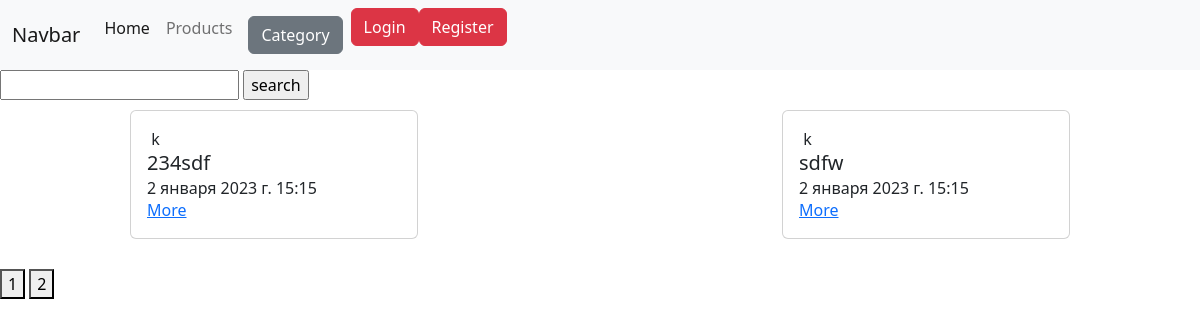
The app's page /products/?page=2, older data.
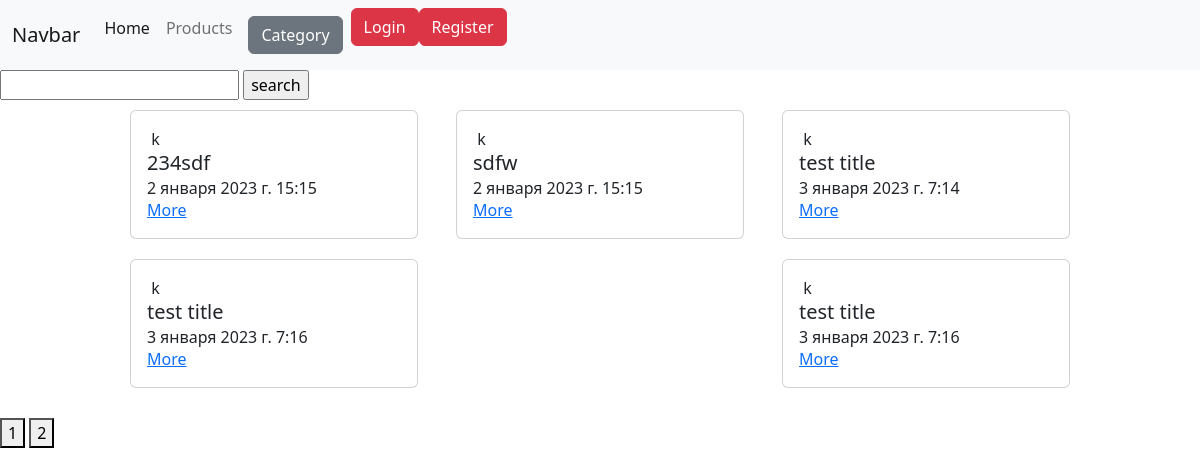
The same page, newer data.
### products/models.py (models this page shows)
class Products(models.Model):
    author = models.ForeignKey(User, on_delete=models.CASCADE, null=True)
    image = models.ImageField(blank=True)
    title = models.CharField(max_length=255)
    description = models.TextField()
    created_date = models.DateTimeField(auto_now=True)
    rate = models.FloatField()
    category = models.ManyToManyField(Category)

### products/views.py (the view, shortened to what this page needs)
# urls.py: path('products/', ProductsCBV.as_view()),
class ProductsCBV(ListView):
    queryset = Products.objects.all()
    template_name = 'products/products.html'
    def get(self, request, **kwargs):
        products = Products.objects.all()
        category_id = request.GET.get('category_id', None)
        search = request.GET.get('search')
        page = int(request.GET.get('page', 1))
        if category_id:
            products = products.filter(category__in=[category_id])
        if search:
            products = products.filter(title__icontains=search)
        max_page = products.__len__() / PAGINATION_LIMIT
        if round(max_page) < max_page:
            max_page = round(max_page) + 1
        print(max_page)
        products = products[PAGINATION_LIMIT * (page - 1):PAGINATION_LIMIT * page]
        return render(request, 'products/products.html', context={
            'products': products,
            'user': get_user_from_request(request),
            'maх_page': range(1, round(max_page) + 1)
        })

### users/utils.py (called while the page is built)
def get_user_from_request(request):
    if request.user.is_anonymous:
        return None
    else:
        return request.user

### templates/products/products.html (shortened to what this page needs)
{% extends 'layouts/index.html' %}
{% block content %}
    <div class="search">
        <form action="/products/" method="get">
            <input type="text" name="search">
            <input type="submit" value="search">
        </form>
    </div>
    <div class="products">
        {% for product in products %}
            <div class="card" style="width: 18rem;">
                <div class="card-body">
                    k
                    <h5 class="card-title">{{ product.title }}</h5>
                    <h6 class="card-subtitle">{{ product.created_date }}</h6>
                    <a href="/products/{{ product.id }}/" class="card-link">More</a>
                </div>
            </div>
        {% endfor %}
    </div>
    <div class="pages">
        {% for page in maх_page %}
            <a href="/products/?page={{ page }}"><button>{{ page }}</button></a>
        {% endfor %}
    </div>
{% endblock %}

Row changes from the older to the newer data that the page shows:
added Products: title "test title", created_date "3 января 2023 г. 7:14"
added Products: title "test title", created_date "3 января 2023 г. 7:16"
added Products: title "test title", created_date "3 января 2023 г. 7:16"
